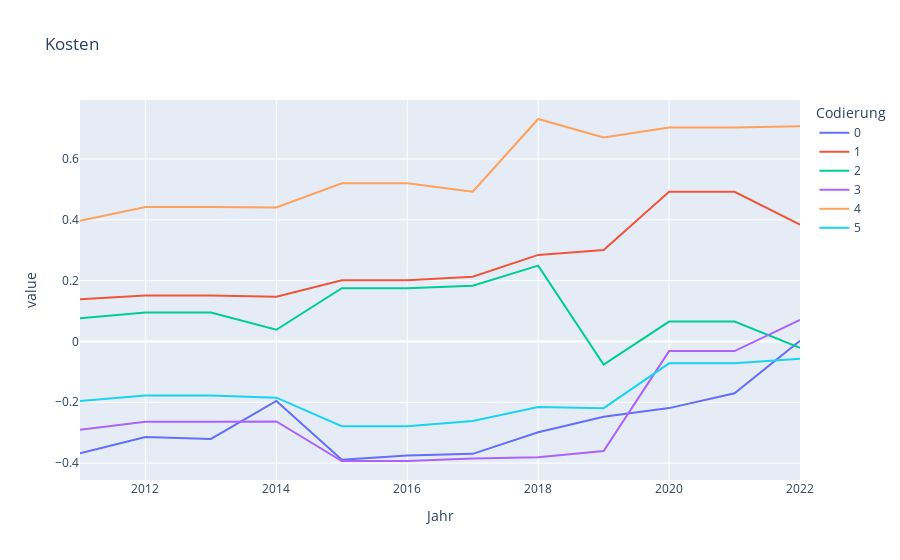
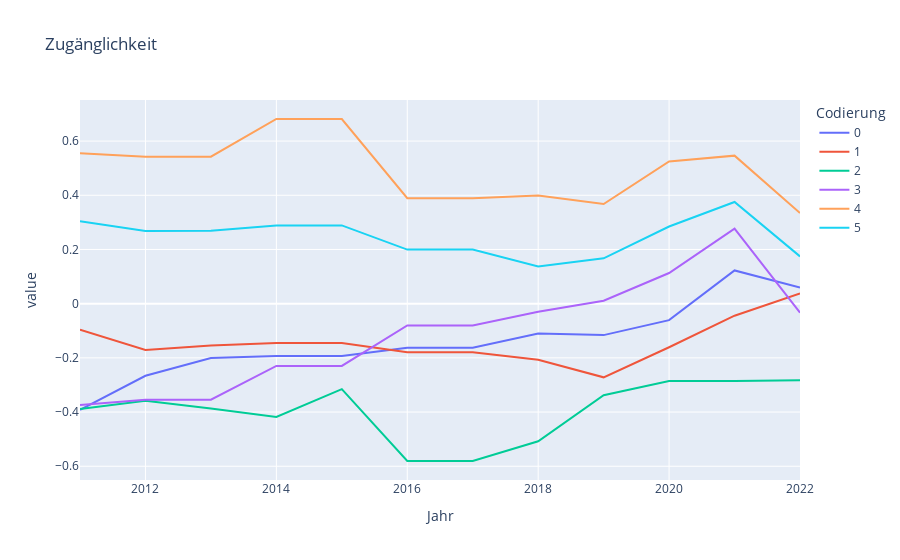
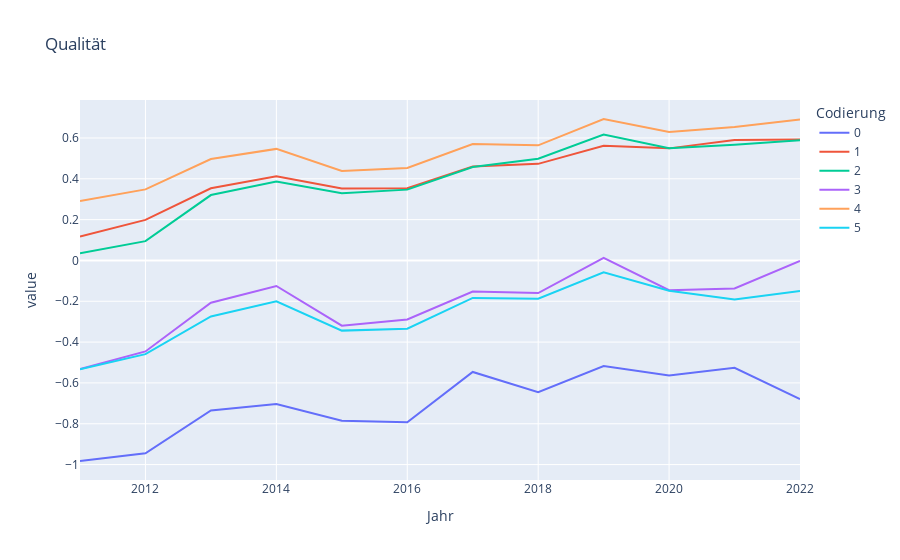

The notebook cell these images were saved under, in order:
### Code cell
# plot time series grouped by DT
plt_data = df_f.groupby(['Jahr', 'Codierung']).mean()

for col in name_map.keys():
    fig = px.line(plt_data[col].unstack().ffill(), title=col)
    fig.show()

### Figure 1 — Plotly figure (JSON) as saved in the notebook; plotly's stock layout.template omitted (floating-point values rounded to 4 significant figures)
{"data": [{"hovertemplate": "Codierung=0<br>Jahr=%{x}<br>value=%{y}<extra></extra>", "legendgroup": "0", "line": {"color": "#636efa", "dash": "solid"}, "marker": {"symbol": "circle"}, "mode": "lines", "name": "0", "orientation": "v", "showlegend": true, "type": "scatter", "x": [2011, 2012, 2013, 2014, 2015, 2016, 2017, 2018, 2019, 2020, 2021, 2022], "xaxis": "x", "y": [-0.3677, -0.314, -0.3206, -0.1955, -0.3887, -0.3753, -0.3696, -0.2988, -0.2478, -0.2192, -0.1706, 0.002353], "yaxis": "y"}, {"hovertemplate": "Codierung=1<br>Jahr=%{x}<br>value=%{y}<extra></extra>", "legendgroup": "1", "line": {"color": "#EF553B", "dash": "solid"}, "marker": {"symbol": "circle"}, "mode": "lines", "name": "1", "orientation": "v", "showlegend": true, "type": "scatter", "x": [2011, 2012, 2013, 2014, 2015, 2016, 2017, 2018, 2019, 2020, 2021, 2022], "xaxis": "x", "y": [0.1387, 0.1515, 0.1515, 0.1468, 0.2016, 0.2016, 0.2131, 0.2846, 0.3004, 0.4919, 0.4919, 0.384], "yaxis": "y"}, {"hovertemplate": "Codierung=2<br>Jahr=%{x}<br>value=%{y}<extra></extra>", "legendgroup": "2", "line": {"color": "#00cc96", "dash": "solid"}, "marker": {"symbol": "circle"}, "mode": "lines", "name": "2", "orientation": "v", "showlegend": true, "type": "scatter", "x": [2011, 2012, 2013, 2014, 2015, 2016, 2017, 2018, 2019, 2020, 2021, 2022], "xaxis": "x", "y": [0.07628, 0.09487, 0.09487, 0.03855, 0.1751, 0.1751, 0.1833, 0.2493, -0.07579, 0.0653, 0.0653, -0.02124], "yaxis": "y"}, {"hovertemplate": "Codierung=3<br>Jahr=%{x}<br>value=%{y}<extra></extra>", "legendgroup": "3", "line": {"color": "#ab63fa", "dash": "solid"}, "marker": {"symbol": "circle"}, "mode": "lines", "name": "3", "orientation": "v", "showlegend": true, "type": "scatter", "x": [2011, 2012, 2013, 2014, 2015, 2016, 2017, 2018, 2019, 2020, 2021, 2022], "xaxis": "x", "y": [-0.2906, -0.2638, -0.2638, -0.2631, -0.3931, -0.3931, -0.3852, -0.3811, -0.3604, -0.03171, -0.03171, 0.07083], "yaxis": "y"}, {"hovertemplate": "Codierung=4<br>Jahr=%{x}<br>value=%{y}<extra></extra>", "legendgroup": "4", "line": {"color": "#FFA15A", "dash": "solid"}, "marker": {"symbol": "circle"}, "mode": "lines", "name": "4", "orientation": "v", "showlegend": true, "type": "scatter", "x": [2011, 2012, 2013, 2014, 2015, 2016, 2017, 2018, 2019, 2020, 2021, 2022], "xaxis": "x", "y": [0.397, 0.4425, 0.4425, 0.4409, 0.5199, 0.5199, 0.4923, 0.7316, 0.6708, 0.7034, 0.7034, 0.708], "yaxis": "y"}, {"hovertemplate": "Codierung=5<br>Jahr=%{x}<br>value=%{y}<extra></extra>", "legendgroup": "5", "line": {"color": "#19d3f3", "dash": "solid"}, "marker": {"symbol": "circle"}, "mode": "lines", "name": "5", "orientation": "v", "showlegend": true, "type": "scatter", "x": [2011, 2012, 2013, 2014, 2015, 2016, 2017, 2018, 2019, 2020, 2021, 2022], "xaxis": "x", "y": [-0.1962, -0.1776, -0.1776, -0.1849, -0.2789, -0.2789, -0.2612, -0.2157, -0.2194, -0.07185, -0.07185, -0.05651], "yaxis": "y"}], "layout": {"legend": {"title": {"text": "Codierung"}, "tracegroupgap": 0}, "title": {"text": "Kosten"}, "xaxis": {"anchor": "y", "domain": [0, 1], "title": {"text": "Jahr"}}, "yaxis": {"anchor": "x", "domain": [0, 1], "title": {"text": "value"}}}}

### Figure 2 — Plotly figure (JSON) as saved in the notebook; plotly's stock layout.template omitted (floating-point values rounded to 4 significant figures)
{"data": [{"hovertemplate": "Codierung=0<br>Jahr=%{x}<br>value=%{y}<extra></extra>", "legendgroup": "0", "line": {"color": "#636efa", "dash": "solid"}, "marker": {"symbol": "circle"}, "mode": "lines", "name": "0", "orientation": "v", "showlegend": true, "type": "scatter", "x": [2011, 2012, 2013, 2014, 2015, 2016, 2017, 2018, 2019, 2020, 2021, 2022], "xaxis": "x", "y": [-0.3918, -0.2662, -0.2006, -0.1929, -0.1929, -0.1628, -0.1628, -0.1099, -0.116, -0.06062, 0.1226, 0.05951], "yaxis": "y"}, {"hovertemplate": "Codierung=1<br>Jahr=%{x}<br>value=%{y}<extra></extra>", "legendgroup": "1", "line": {"color": "#EF553B", "dash": "solid"}, "marker": {"symbol": "circle"}, "mode": "lines", "name": "1", "orientation": "v", "showlegend": true, "type": "scatter", "x": [2011, 2012, 2013, 2014, 2015, 2016, 2017, 2018, 2019, 2020, 2021, 2022], "xaxis": "x", "y": [-0.09564, -0.1708, -0.1545, -0.1454, -0.1454, -0.1793, -0.1793, -0.2066, -0.2718, -0.1609, -0.04432, 0.03748], "yaxis": "y"}, {"hovertemplate": "Codierung=2<br>Jahr=%{x}<br>value=%{y}<extra></extra>", "legendgroup": "2", "line": {"color": "#00cc96", "dash": "solid"}, "marker": {"symbol": "circle"}, "mode": "lines", "name": "2", "orientation": "v", "showlegend": true, "type": "scatter", "x": [2011, 2012, 2013, 2014, 2015, 2016, 2017, 2018, 2019, 2020, 2021, 2022], "xaxis": "x", "y": [-0.3887, -0.3587, -0.3872, -0.4179, -0.3155, -0.5806, -0.5806, -0.5079, -0.3377, -0.2856, -0.2856, -0.2827], "yaxis": "y"}, {"hovertemplate": "Codierung=3<br>Jahr=%{x}<br>value=%{y}<extra></extra>", "legendgroup": "3", "line": {"color": "#ab63fa", "dash": "solid"}, "marker": {"symbol": "circle"}, "mode": "lines", "name": "3", "orientation": "v", "showlegend": true, "type": "scatter", "x": [2011, 2012, 2013, 2014, 2015, 2016, 2017, 2018, 2019, 2020, 2021, 2022], "xaxis": "x", "y": [-0.3735, -0.3544, -0.3544, -0.2298, -0.2298, -0.08062, -0.08062, -0.02994, 0.01106, 0.1132, 0.2769, -0.03344], "yaxis": "y"}, {"hovertemplate": "Codierung=4<br>Jahr=%{x}<br>value=%{y}<extra></extra>", "legendgroup": "4", "line": {"color": "#FFA15A", "dash": "solid"}, "marker": {"symbol": "circle"}, "mode": "lines", "name": "4", "orientation": "v", "showlegend": true, "type": "scatter", "x": [2011, 2012, 2013, 2014, 2015, 2016, 2017, 2018, 2019, 2020, 2021, 2022], "xaxis": "x", "y": [0.555, 0.5424, 0.5424, 0.6815, 0.6815, 0.389, 0.389, 0.3991, 0.3678, 0.5248, 0.5463, 0.3343], "yaxis": "y"}, {"hovertemplate": "Codierung=5<br>Jahr=%{x}<br>value=%{y}<extra></extra>", "legendgroup": "5", "line": {"color": "#19d3f3", "dash": "solid"}, "marker": {"symbol": "circle"}, "mode": "lines", "name": "5", "orientation": "v", "showlegend": true, "type": "scatter", "x": [2011, 2012, 2013, 2014, 2015, 2016, 2017, 2018, 2019, 2020, 2021, 2022], "xaxis": "x", "y": [0.3045, 0.268, 0.2687, 0.2888, 0.2888, 0.1995, 0.1995, 0.1374, 0.1674, 0.2847, 0.3752, 0.1744], "yaxis": "y"}], "layout": {"legend": {"title": {"text": "Codierung"}, "tracegroupgap": 0}, "title": {"text": "Zugänglichkeit"}, "xaxis": {"anchor": "y", "domain": [0, 1], "title": {"text": "Jahr"}}, "yaxis": {"anchor": "x", "domain": [0, 1], "title": {"text": "value"}}}}

### Figure 3 — Plotly figure (JSON) as saved in the notebook; plotly's stock layout.template omitted (floating-point values rounded to 4 significant figures)
{"data": [{"hovertemplate": "Codierung=0<br>Jahr=%{x}<br>value=%{y}<extra></extra>", "legendgroup": "0", "line": {"color": "#636efa", "dash": "solid"}, "marker": {"symbol": "circle"}, "mode": "lines", "name": "0", "orientation": "v", "showlegend": true, "type": "scatter", "x": [2011, 2012, 2013, 2014, 2015, 2016, 2017, 2018, 2019, 2020, 2021, 2022], "xaxis": "x", "y": [-0.9825, -0.945, -0.7351, -0.7034, -0.7857, -0.7931, -0.5463, -0.6452, -0.5175, -0.5636, -0.5261, -0.6791], "yaxis": "y"}, {"hovertemplate": "Codierung=1<br>Jahr=%{x}<br>value=%{y}<extra></extra>", "legendgroup": "1", "line": {"color": "#EF553B", "dash": "solid"}, "marker": {"symbol": "circle"}, "mode": "lines", "name": "1", "orientation": "v", "showlegend": true, "type": "scatter", "x": [2011, 2012, 2013, 2014, 2015, 2016, 2017, 2018, 2019, 2020, 2021, 2022], "xaxis": "x", "y": [0.1175, 0.1986, 0.3539, 0.4125, 0.3522, 0.3541, 0.4604, 0.4734, 0.5622, 0.5492, 0.5904, 0.5928], "yaxis": "y"}, {"hovertemplate": "Codierung=2<br>Jahr=%{x}<br>value=%{y}<extra></extra>", "legendgroup": "2", "line": {"color": "#00cc96", "dash": "solid"}, "marker": {"symbol": "circle"}, "mode": "lines", "name": "2", "orientation": "v", "showlegend": true, "type": "scatter", "x": [2011, 2012, 2013, 2014, 2015, 2016, 2017, 2018, 2019, 2020, 2021, 2022], "xaxis": "x", "y": [0.03582, 0.09475, 0.3204, 0.3872, 0.3288, 0.347, 0.4581, 0.4987, 0.6166, 0.5495, 0.5675, 0.5886], "yaxis": "y"}, {"hovertemplate": "Codierung=3<br>Jahr=%{x}<br>value=%{y}<extra></extra>", "legendgroup": "3", "line": {"color": "#ab63fa", "dash": "solid"}, "marker": {"symbol": "circle"}, "mode": "lines", "name": "3", "orientation": "v", "showlegend": true, "type": "scatter", "x": [2011, 2012, 2013, 2014, 2015, 2016, 2017, 2018, 2019, 2020, 2021, 2022], "xaxis": "x", "y": [-0.5325, -0.4457, -0.207, -0.125, -0.3194, -0.2894, -0.1525, -0.1597, 0.01233, -0.1459, -0.1369, -0.002134], "yaxis": "y"}, {"hovertemplate": "Codierung=4<br>Jahr=%{x}<br>value=%{y}<extra></extra>", "legendgroup": "4", "line": {"color": "#FFA15A", "dash": "solid"}, "marker": {"symbol": "circle"}, "mode": "lines", "name": "4", "orientation": "v", "showlegend": true, "type": "scatter", "x": [2011, 2012, 2013, 2014, 2015, 2016, 2017, 2018, 2019, 2020, 2021, 2022], "xaxis": "x", "y": [0.291, 0.3483, 0.4967, 0.5466, 0.438, 0.453, 0.5702, 0.5641, 0.693, 0.6289, 0.6538, 0.6904], "yaxis": "y"}, {"hovertemplate": "Codierung=5<br>Jahr=%{x}<br>value=%{y}<extra></extra>", "legendgroup": "5", "line": {"color": "#19d3f3", "dash": "solid"}, "marker": {"symbol": "circle"}, "mode": "lines", "name": "5", "orientation": "v", "showlegend": true, "type": "scatter", "x": [2011, 2012, 2013, 2014, 2015, 2016, 2017, 2018, 2019, 2020, 2021, 2022], "xaxis": "x", "y": [-0.5332, -0.4589, -0.2744, -0.2005, -0.3437, -0.3344, -0.1835, -0.1878, -0.05806, -0.1484, -0.1913, -0.1499], "yaxis": "y"}], "layout": {"legend": {"title": {"text": "Codierung"}, "tracegroupgap": 0}, "title": {"text": "Qualität"}, "xaxis": {"anchor": "y", "domain": [0, 1], "title": {"text": "Jahr"}}, "yaxis": {"anchor": "x", "domain": [0, 1], "title": {"text": "value"}}}}
